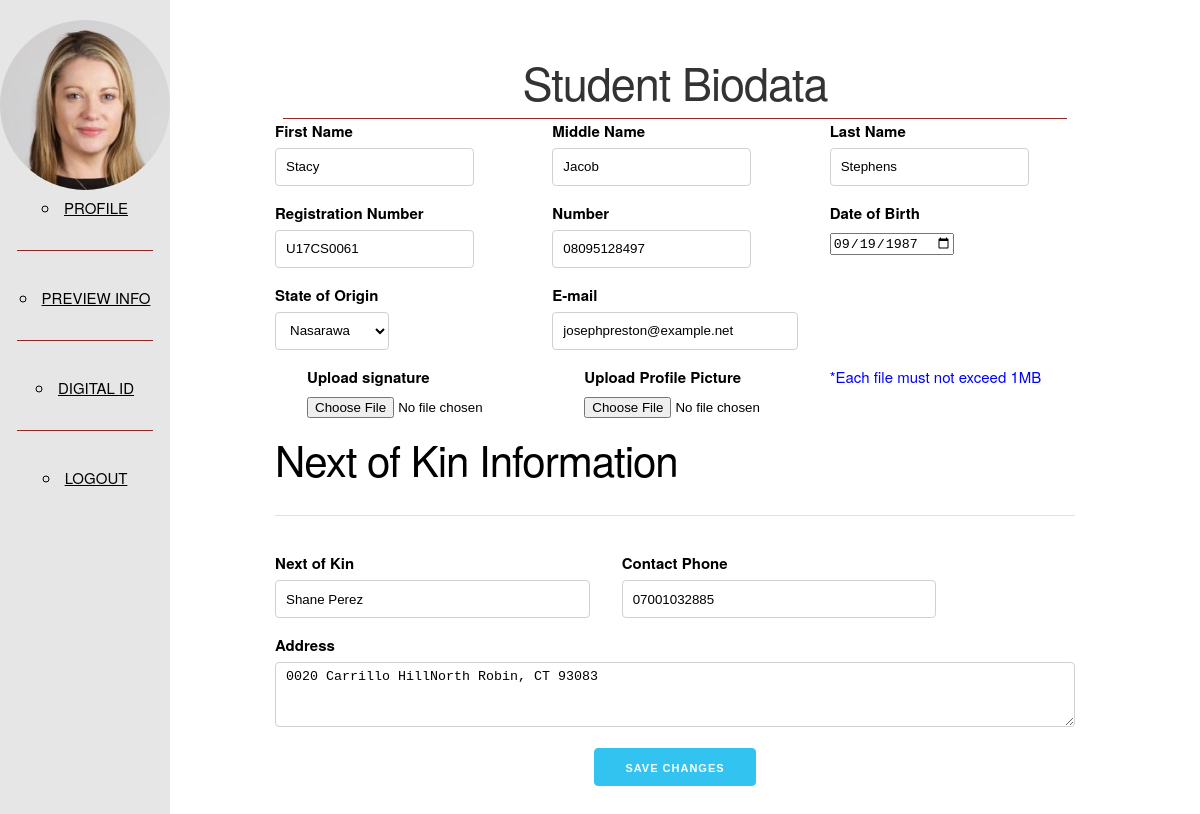
Page /profile/1 (signed in) on the committed database.
### id_card/models.py (models this page shows, shortened)
class User(db.Model, UserMixin):
    __tablename__ = 'users'
    id = db.Column(db.Integer, primary_key=True)
    user_id = db.Column(db.String(64), unique=True, nullable=False)
    password_hash = db.Column(db.String(128))
    first_name = db.Column(db.String(128))
    middle_name = db.Column(db.String(128))
    last_name = db.Column(db.String(128))
    gender = db.Column(db.CHAR)
    state_of_origin = db.Column(db.String(64))
    blood_group = db.Column(db.String(5))
    dob = db.Column(db.Date)
    course = db.Column(db.String(64))
    department = db.Column(db.String(64))
    expiry_date = db.Column(db.Date)
    email = db.Column(db.String(128), unique=True, nullable=False)
    number = db.Column(db.String(64))
    address = db.Column(db.String(128))
    id_ready = db.Column(db.BOOLEAN, default=False)
    rusticated = db.Column(db.BOOLEAN, default=False)
    nok_fullname = db.Column(db.String(128))
    nok_address = db.Column(db.String(128))
    nok_number = db.Column(db.String(64))
    """ User role column instead of Role model.
    Roles are:
    : STUDENT
    : ADMIN
    """
    role = db.Column(db.String(64), nullable=False)
    is_active = db.Column(db.BOOLEAN, default=True)
    """PASSWORD METHODS AND VERIFICATION"""
    @property
    def password(self) -> AttributeError:
        raise AttributeError('PROPERTY NOT ACCESSIBLE')
    """----------------------------------------------------------"""
    """STATIC AND CLASS METHODS"""

### id_card/student/views.py (the view, shortened to what this page needs)
@student.route('/profile/<int:id>', methods=['GET', 'POST', 'PUT'])
@login_required
def index(id):
    user = User.query.get(id)
    form = Registration(obj=user)
    return render_template('student/profile.html', form=form)

### id_card/models.py (called while the page is built)
@login_manager.user_loader
def load_user(user_id):
    return User.query.get(user_id)

### id_card/templates/student/profile.html (shortened to what this page needs)
{% extends "base.html" %}
{% block content %}
<div id="main">
    <div class="header">
        <h1>Student Biodata</h1>
    </div>
    <div class="content">
        <form method="post" enctype="multipart/form-data" class="pure-form pure-form-stacked">
            <div class="row">
                <div class="four columns">
                    {{ form.first_name.label }}
                    {{ form.first_name() }}
                </div>
                <div class="four columns">
                    {{ form.middle_name.label }}
                    {{ form.middle_name() }}
                </div>
                <div class="four columns">
                    {{ form.last_name.label }}
                    {{ form.last_name() }}
                </div>
            </div>
            <div class="row">
                <div class="four columns">
                    {{ form.user_id.label }}
                    {{ form.user_id() }}
                </div>
                <div class="four columns">
                    {{ form.number.label }}
                    {{ form.number() }}
                </div>
                <div class="four columns">
                    {{ form.dob.label }}
                    {{ form.dob() }}
                </div>
            </div>
            <div class="row">
                <div class="four columns">
                    {{ form.state_of_origin.label }}
                    {{ form.state_of_origin() }}
                </div>
                <div class="four columns">
                    {{ form.email.label }}
                    {{ form.email(class='u-full-width') }}
                </div>
            </div>
            <div class="row">
                <span class="info">*Each file must not exceed 1MB</span>
                <div class="four columns">
                    {{ form.signature.label }}
                    {{ form.signature() }}
                </div>
                <div class="four columns">
                    {{ form.photo.label }}
                    {{ form.photo() }}
                </div>
            </div>
            <h2>Next of Kin Information</h2>
            <hr>
            <div class="row">
                <div class="five columns">
                    {{ form.nok_fullname.label }}
                    {{ form.nok_fullname(class='u-full-width') }}
                </div>
                <div class="five columns">
                    {{ form.nok_number.label }}
                    {{ form.nok_number(class='u-full-width') }}
                </div>
            </div>
            <div class="row">
                <div class="column">
                    {{ form.nok_address.label }}
                    {{ form.nok_address(class='u-full-width') }}
                </div>
            </div>
            <div class="center-this submit">
                {{ form.save(class='button-primary') }}
            </div>
        </form>
    </div>
</div>
{% endblock %}

### id_card/templates/nav.html (shortened to what this page needs)
{% if current_user.role == 'STUDENT' %}
<div class="pure-menu">
    <span class="pure-menu-heading">
        <img class="pure-img-responsive" src="{{ url_for('static', filename='img/profiles/{}.jpg'.format(current_user.user_id)) }}">
    </span>
    <ul class="pure-menu-list">
        <li class="pure-menu-item">
            <a class="pure-menu-link" href="{{ url_for('student.index', id=current_user.id) }}">PROFILE</a>
        </li>
        <hr>
        <li class="pure-menu-item">
            <a class="pure-menu-link" href="{{ url_for('student.preview_info', id=current_user.id) }}">PREVIEW INFO</a>
        </li>
        <hr>
        <li class="pure-menu-item">
            <a class="pure-menu-link" href="{{ url_for('student.digital_id', id=current_user.id) }}">DIGITAL ID</a>
        </li>
        <hr>
        <li class="pure-menu-item">
            <a class="pure-menu-link" href="{{ url_for('logout') }}">LOGOUT</a>
        </li>
    </ul>
</div>
{% endif %}

### id_card/static/css/skeleton.css (style rules this page uses)
.column, .columns { width: 100%; float: left; box-sizing: border-box; }
@media (min-width: 550px) { .column, .columns { margin-left: 4%; } }
@media (min-width: 550px) { .column:first-child, .columns:first-child { margin-left: 0; } }
@media (min-width: 550px) { .four.columns { width: 30.6666666667%; } }
@media (min-width: 550px) { .five.columns { width: 39.3333333333%; } }
html { font-size: 62.5%; }
body { font-size: 1.5em; line-height: 1.6; font-weight: 400; font-family: "Raleway", "HelveticaNeue", "Helvetica Neue", Helvetica, Arial, sans-serif; color: #222; }
h1, h2, h3, h4, h5, h6 { margin-top: 0; margin-bottom: 2rem; font-weight: 300; }
h1 { font-size: 4.0rem; line-height: 1.2; letter-spacing: -.1rem; }
h2 { font-size: 3.6rem; line-height: 1.25; letter-spacing: -.1rem; }
@media (min-width: 550px) { h1 { font-size: 5.0rem; } }
@media (min-width: 550px) { h2 { font-size: 4.2rem; } }
a { color: #1EAEDB; }
.button, button, input[type="submit"], input[type="reset"], input[type="button"] { display: inline-block; height: 38px; padding: 0 30px; color: #555; text-align: center; font-size: 11px; font-weight: 600; line-height: 38px; letter-spacing: .1rem; text-transform: uppercase; text-decoration: none; white-space: nowrap; background-color: transparent; border-radius: 4px; border: 1px solid #bbb; cursor: pointer; box-sizing: border-box; }
.button.button-primary, button.button-primary, input[type="submit"].button-primary, input[type="reset"].button-primary, input[type="button"].button-primary { color: #FFF; background-color: #33C3F0; border-color: #33C3F0; }
input[type="email"], input[type="number"], input[type="search"], input[type="text"], input[type="tel"], input[type="url"], input[type="password"], textarea, select { height: 38px; padding: 6px 10px; background-color: #fff; border: 1px solid #D1D1D1; border-radius: 4px; box-shadow: none; box-sizing: border-box; }
input[type="email"], input[type="number"], input[type="search"], input[type="text"], input[type="tel"], input[type="url"], input[type="password"], textarea { -webkit-appearance: none; -moz-appearance: none; appearance: none; }
textarea { min-height: 65px; padding-top: 6px; padding-bottom: 6px; }
label, legend { display: block; margin-bottom: .5rem; font-weight: 600; }
ul { list-style: circle inside; }
ol, ul { padding-left: 0; margin-top: 0; }
li { margin-bottom: 1rem; }
input, textarea, select, fieldset { margin-bottom: 1.5rem; }
pre, blockquote, dl, figure, table, p, ul, ol, form { margin-bottom: 2.5rem; }
.u-full-width { width: 100%; box-sizing: border-box; }
hr { margin-top: 3rem; margin-bottom: 3.5rem; border-width: 0; border-top: 1px solid #E1E1E1; }
.container:after, .row:after, .u-cf { content: ""; display: table; clear: both; }

### id_card/static/css/pure-custom.css (style rules this page uses)
body { color: #000000; }
.pure-img-responsive { max-width: 100%; height: auto; }
.content { margin: 0 auto; padding: 0 2em; max-width: 800px; margin-bottom: 50px; line-height: 1.6em; }
.header { width: 70%; margin: auto; color: #333; text-align: center; padding: 2.5em 2em 0; border-bottom: 1px solid #942626; }
.header h1 { margin: 0.2em 0; font-size: 3em; font-weight: 300; }
#menu a { color: #000000; border: none; padding: 0; }
#menu .pure-menu hr { width: 80%; border-color: #942626; }
#menu .pure-menu, #menu .pure-menu ul { border: none; background: transparent; }
#menu .pure-menu-heading img { border-radius: 50%; }
#menu .pure-menu-selected, #menu .pure-menu-heading { background: rgb(230, 230, 230); }
#menu .pure-menu-heading { font-size: 110%; color: #fff; margin: 0; }
@media (min-width: 48em) { .header, .content { padding-left: 2em; padding-right: 2em; } }

### id_card/static/css/custom.css (style rules this page uses)
.info { color: blue; }
.center-this { align-items: center; display: flex; justify-content: center; }

### rows in the picture
User: user (picture)
User: first_name "Stacy", middle_name "Jacob", last_name "Stephens", user_id "U17CS0061", number "08095128497", dob "09/19/1987", state_of_origin "Nasarawa", email "josephpreston@example.net", nok_fullname "Shane Perez", nok_number "07001032885", nok_address "0020 Carrillo HillNorth Robin, CT 93083"
